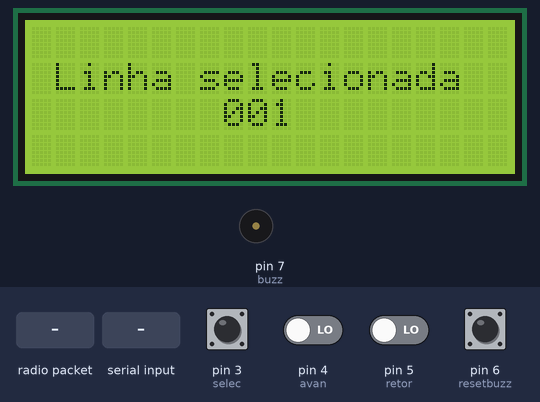
This sketch was run on a simulated Arduino Uno, built with avr-gcc and run on an emulated ATmega328P. Shown: 20×4 character LCD, buzzer (waves = sounding). The inputs (shaded band) are chosen by the test bench; at power-on: pin 3 (selec), pin 4 (avan), pin 5 (retor), pin 6 (resetbuzz) LOW. No radio packets arrive unless stated; what the sketch prints to the serial monitor is not drawn.

Above: at 2.3 s.
2.4 s: radio packet "verdadeiro" arrives
At 4.7 s:
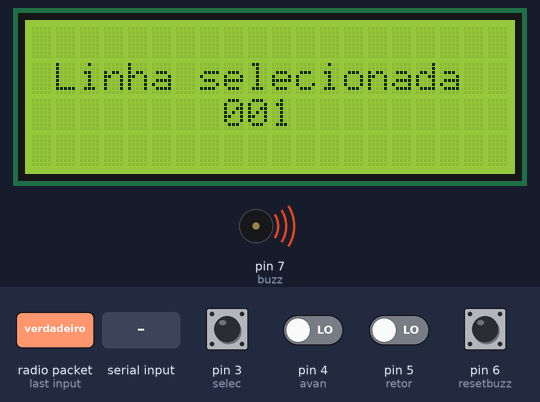
5.4 s: pin 6 (resetbuzz) pulled HIGH for 0.15 s
At 5.7 s:
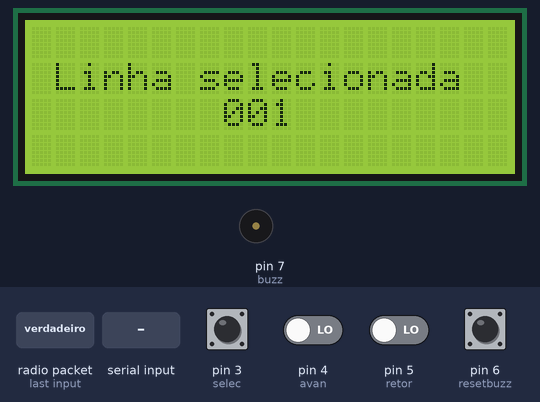
7.0 s: radio packet "prox" arrives
8.5 s: radio packet "Prox" arrives
10.0 s: pin 3 (selec) pulsed HIGH 5 times (0.12 s each, 0.3 s apart)
At 11.63 s:
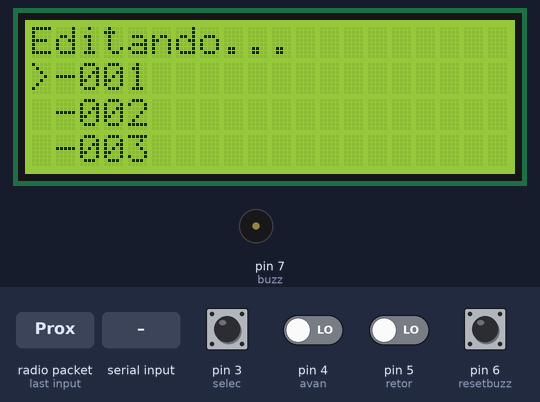
13.0 s: "prox" received over Serial
At 13.6 s:
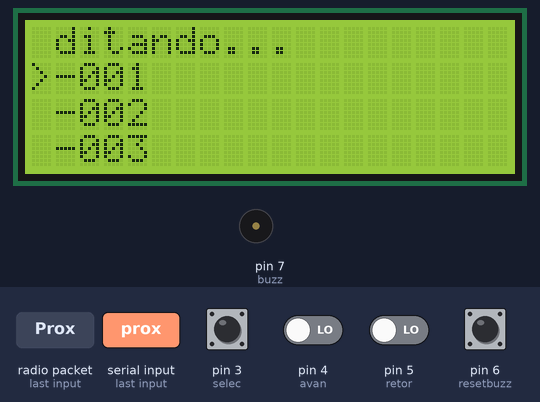
Timing chart, 0 to 16.0 s (numbered marks = the images above; inputs shaded):
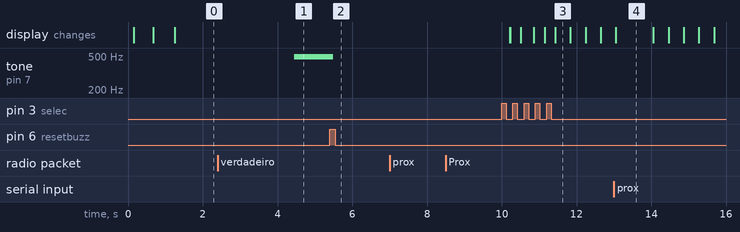

The sketch:

Programacao_arduino_nano.ino
```cpp
//- Informacoes de programacao --------------------------------------

//- Pinagem ---------------------------------------------------------

//- Digital -

//NUMERO DO PINO |DESCRICAO DE FUNCAO
//9              |Acionamento do pino CSN do modulo de comunicação via radio
//10             |Acionamento do pino CE do modulo de comunicação via radio
//11             |Comunicação com o pino MISO do modulo de comunicação via radio
//12             |Comunicação com o pino MOSI do modulo de comunicação via radio
//13             |Comunicação com o pino SCK do modulo de comunicação via radio
//3              |Comunicação com o pino D7 do LCD
//4              |Comunicação com o pino D6 do LCD
//5              |Comunicação com o pino D5 do LCD
//6              |Comunicação com o pino D4 LCD
//7              |Comunicação com o pino E do LCD
//8              |Comunicação com o pino RS do LCD

//- Analógico -
//NUMERO DO PINO |DESCRICAO DE FUNCAO
//A1             |Acionamento do buzzer
//A2             |Sinal do botão de avança
//A3             |Sinal do botão de recua
//A4             |Sinal do botão de confirma e edita
//A5             |Sinal do botão de reset

//-------------------------------------------------------------------

//-------------------------------------------------------------------

//- Inclusao de bibliotecas -----------------------------------------

#include <SPI.h>
#include <RF24.h>
#include <LiquidCrystal_I2C.h> // LCD
#include <Wire.h> // Comunicação IC2
#include <TimerOne.h>

//-------------------------------------------------------------------

//- Definicoes de programacao ---------------------------------------

#define selec 3
#define avan 4
#define retor 5
#define resetbuzz 6
#define buzz 7

//- Variaveis -------------------------------------------------------

const uint64_t pipes[2] = {0x0a0c0a0c0aLL, 0x0c0a0c0a0cLL};
char mensagemT[10];
char mensagem[10];
String mensagemR;
char resp[4] = "prox";
int contador = 1;
int menu = 1;
boolean aciona = false;
boolean EstAnt1 = false;
boolean EstAnt2 = false;
boolean EstAnt3 = false;
boolean EstAnt4 = false;
boolean editar = false;
boolean resetado = false;
String linhaSelec;
String linhaCor = "001";
String linha1 = "001";
String linha2 = "002";
String linha3 = "003";
String linha4 = "004";
String linha5 = "005";

//-------------------------------------------------------------------

//- Definições de programação ---------------------------------------

RF24 radio(9,10); //ce,cs pin
LiquidCrystal_I2C lcd(0x3F,2,1,0,4,5,6,7,3, POSITIVE);

//-------------------------------------------------------------------

//- Comunicacao serial ----------------------------------------------

void serialEvent()
{
  String leitura = Serial.readString();

  if ((leitura == "prox") || (leitura == "Prox") || (leitura == "PROX"))
  {
    radio.stopListening();
    linhaSelec.toCharArray(mensagemT,sizeof(mensagemT));
    Serial.println(linhaSelec);
    Serial.println(mensagemT);
    radio.write(mensagemT,sizeof(mensagemT));
    radio.startListening();
  }
}

//-------------------------------------------------------------------

//- Acionamento do buzzer quando houver deficiente no ponto ---------

void timerIsr()
{
  for (int i = 0 ; i < 500 ; i++)
  {
    digitalWrite (buzz, LOW);
    delay (2);
    digitalWrite (buzz, HIGH);
    delay (2);
  }
}

void acio_buzzer()
{
  Timer1.attachInterrupt(timerIsr);

  do
  {
    int estado1 = digitalRead(resetbuzz);
    if (estado1 && !EstAnt4)
    {
      EstAnt4 = true;
    }
    else if (!estado1 && EstAnt4)
    {
      resetado = true;
      Timer1.detachInterrupt();
      radio.stopListening();
      Serial.println(resp);
      radio.write(resp,sizeof(resp));
      radio.startListening();
      EstAnt4 = false;
    }
  }while (!resetado);

  resetado = false;
}

//-------------------------------------------------------------------

//- Comunicacao wireless --------------------------------------------

void wireless_communication()
{
  if(radio.available())
  {
    memset(mensagem,' ',sizeof(mensagem));
    radio.read(mensagem,sizeof(mensagem));
    mensagemR = String(mensagem);
    mensagemR.trim();
    Serial.println(mensagem);
    Serial.println(mensagemR);

    if (mensagemR == "verdadeiro")
    {
      acio_buzzer();
    }
  }
}

//-------------------------------------------------------------------

//- Configuracao de pinos -------------------------------------------

void config_pins()
{
  pinMode(selec, INPUT);
  pinMode(avan, INPUT);
  pinMode(retor, INPUT);
  pinMode(resetbuzz, INPUT);
  pinMode(buzz, OUTPUT);
}

//-------------------------------------------------------------------

//- Programacao -----------------------------------------------------

void setup()
{
  Serial.begin(9600);

  while (!Serial)
  {
  }

  Serial.println(F("Iniciando...\n"));
  Serial.println(F("Configurando pinos..."));

  config_pins();

  Serial.println(F("Pinos configurados..."));
  Serial.println(F("Recuperando configuracoes salvas..."));

// Configurações

  Serial.println(F("Configuracoes salvas recuperadas\n"));
  lcd.begin(20, 4);
  lcd.clear();
  lcd.setBacklight(HIGH);
  lcd.setCursor(0, 1);

  lcd.print("    Iniciando...    ");

  delay(500);
  lcd.setCursor(0, 2);

  lcd.print("    Carregando...   ");

  Serial.println(F("Configurando modulos..."));

  radio.begin();
  radio.openWritingPipe(pipes[0]);
  radio.openReadingPipe(1, pipes[1]);
  //radio.printDetails();
  radio.startListening();
  Timer1.initialize(2000000);
  delay (500);
  lcd.clear();

  Serial.println(F("Modulos configurados\n"));

  Serial.println(F("Iniciado\n"));
}

void loop()
{
  int estado1 = digitalRead(selec);
  int estado2 = digitalRead(avan);
  int estado3 = digitalRead(retor);

  if (!editar)
  {
    if (estado1 && !EstAnt1)
    {
      EstAnt1 = true;
    }
    else if (!estado1 && EstAnt1)
    {
      lcd.clear();

      editar = true;
      EstAnt1 = false;
    }
  }
  else
  {
    if (estado1 && !EstAnt1)
    {
      EstAnt1 = true;
    }
    else if (!estado1 && EstAnt1)
    {
      lcd.clear();

      editar = false;
      linhaSelec = linhaCor;
      EstAnt1 = false;
    }

    if (estado2 && !EstAnt2)
    {
      EstAnt2 = true;
    }
    else if (!estado2 && EstAnt2)
    {
      contador = contador + 1;
      EstAnt2 = false;
    }

    if (estado3 && !EstAnt3)
    {
      EstAnt3 = true;
    }
    else if (!estado3 && EstAnt3)
    {
      contador = contador - 1;
      EstAnt3 = false;
    }

    if (contador > 5)
    {
      contador = 1;
    }
    else if (contador < 1)
    {
      contador = 5;
    }
  }

  if (editar)
  {
    lcd.setCursor(0, 0);
    lcd.print("Editando...        ");

    if ((contador >= 1) && (contador < 4))
    {
      menu = 1;
    }
    else if (contador >= 4)
    {
      menu = 2;
    }

    switch (menu)
    {
      case 1:
        lcd.setCursor(1, 1);
        lcd.print("-001                ");
        lcd.setCursor(1, 2);
        lcd.print("-002                ");
        lcd.setCursor(1, 3);
        lcd.print("-003                ");
      break;
      case 2:
        lcd.setCursor(1, 1);
        lcd.print("-004                ");
        lcd.setCursor(1, 2);
        lcd.print("-005                ");
        lcd.setCursor(0, 3);
        lcd.print("                   ");
      break;
    }

    switch (contador)
    {
      case 1:
        lcd.setCursor(0, 1);
        lcd.print(">");
        lcd.setCursor(0, 2);
        lcd.print(" ");
        lcd.setCursor(0, 3);
        lcd.print(" ");

        linhaCor = linha1;
      break;
      case 2:
        lcd.setCursor(0, 1);
        lcd.print(" ");
        lcd.setCursor(0, 2);
        lcd.print(">");
        lcd.setCursor(0, 3);
        lcd.print(" ");

        linhaCor = linha2;
      break;
      case 3:
        lcd.setCursor(0, 1);
        lcd.print(" ");
        lcd.setCursor(0, 2);
        lcd.print(" ");
        lcd.setCursor(0, 3);
        lcd.print(">");

        linhaCor = linha3;
      break;
      case 4:
        lcd.setCursor(0, 1);
        lcd.print(">");
        lcd.setCursor(0, 2);
        lcd.print(" ");
        lcd.setCursor(0, 3);
        lcd.print(" ");

        linhaCor = linha4;
      break;
      case 5:
        lcd.setCursor(0, 1);
        lcd.print(" ");
        lcd.setCursor(0, 2);
        lcd.print(">");
        lcd.setCursor(0, 3);
        lcd.print(" ");

        linhaCor = linha5;
      break;
    }
  }
  else
  {
    lcd.setCursor(0, 0);
    lcd.print("                    ");

    lcd.setCursor(0, 1);
    lcd.print(" Linha selecionada  ");

    lcd.setCursor(8, 2);
    lcd.print(linhaCor);

    lcd.setCursor(0, 3);
    lcd.print("                    ");
  }

  wireless_communication();
}

//-------------------------------------------------------------------
```

Measured:
- after the input at 2.4 s, tone on pin 7 (buzz): silent → 488 Hz after 2.1 s
- after the input at 5.4 s, tone on pin 7 (buzz): goes on until 5.5 s, then stays silent
- after the input at 7.0 s, every drawn part: stays the same
- after the input at 8.5 s, every drawn part: stays the same
- after the input at 10.0 s, the display: first changes after 0.22 s (image 3 shows a later state)
- what the display in image 3 shows lasts 0.4 s, from 11.4 s to 11.8 s
- what the display in image 4 shows lasts 1.0 s, from 13.1 s to 14.1 s
